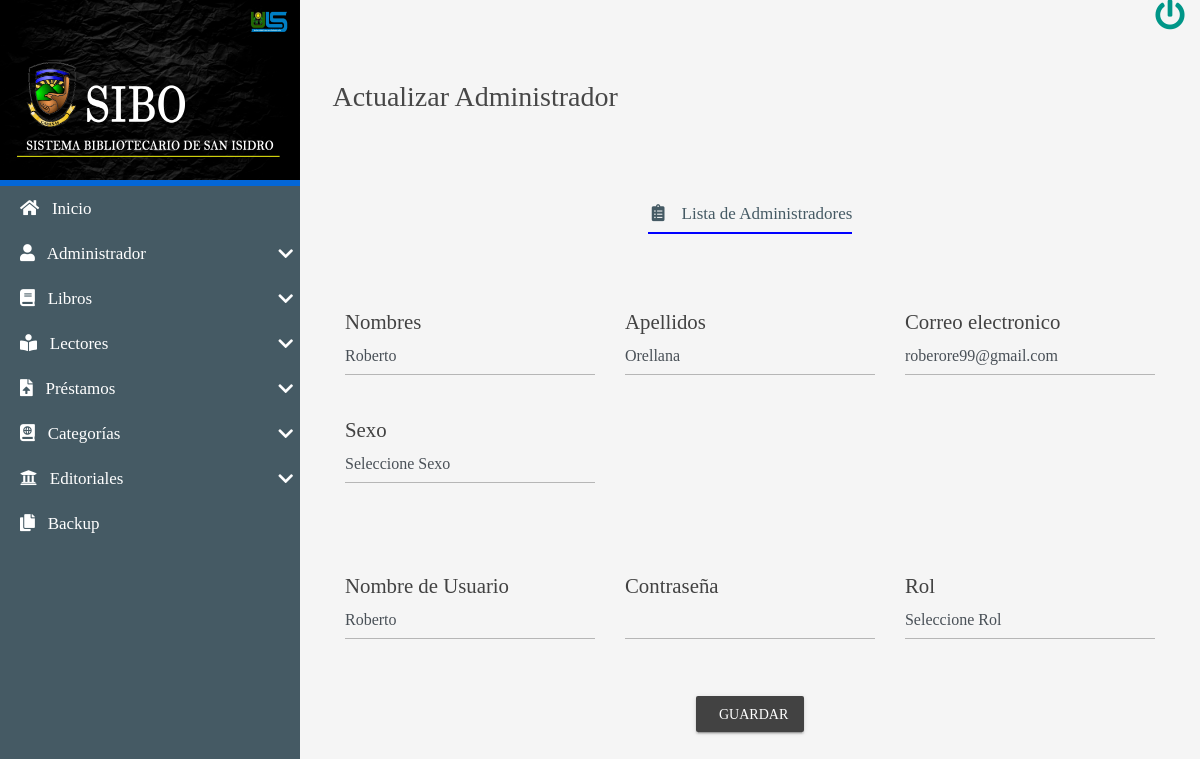
Page /CRUD/UPDATE/ActualizarAdmin.php?id=3 (signed in) on the earlier database version.
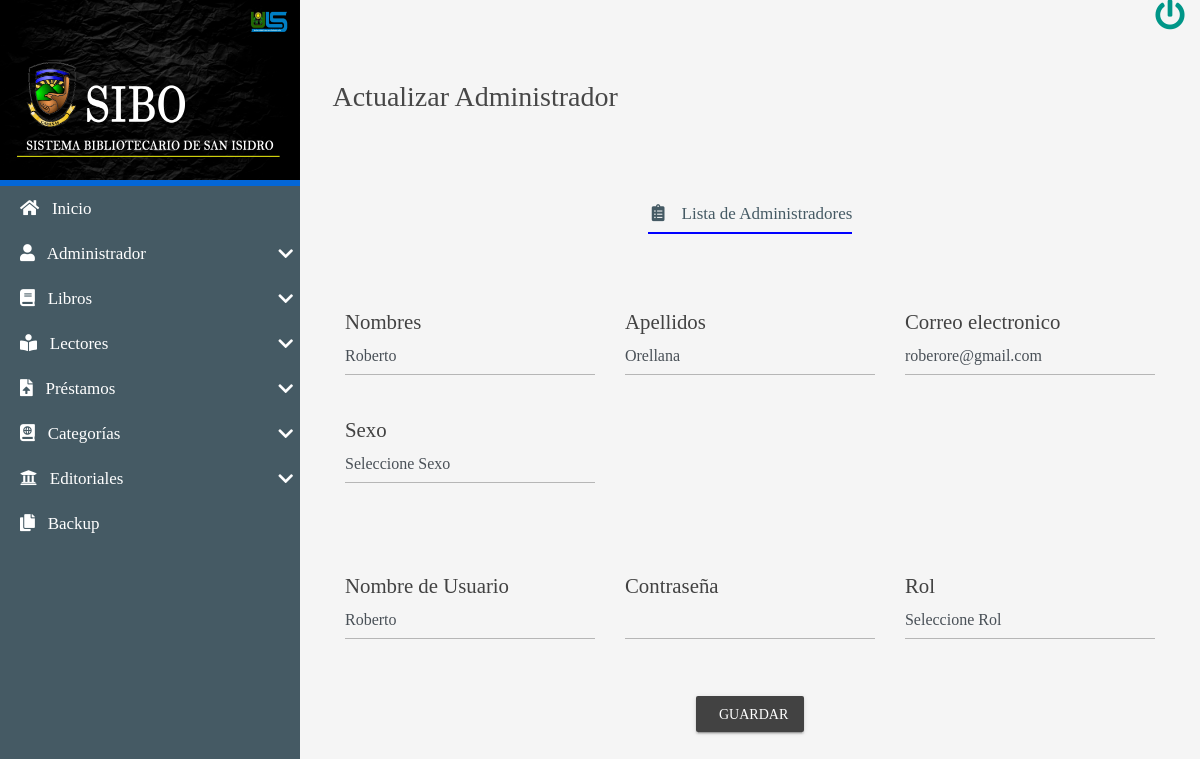
Same page on the later database version.
### tables this page shows
CREATE TABLE `administradores` (
  `idAdmin` int(8) NOT NULL AUTO_INCREMENT,
  `DUI` varchar(10) NOT NULL,
  `adminNombre` varchar(250) NOT NULL,
  `adminApellido` varchar(250) NOT NULL,
  `sexo` varchar(15) NOT NULL,
  `email` varchar(100) NOT NULL,
  `fechaRegistro` date NOT NULL DEFAULT current_timestamp(),
  `usuario` varchar(45) NOT NULL,
  `contraseña` varchar(45) NOT NULL,
  `rol` int(8) NOT NULL,
  PRIMARY KEY (`idAdmin`),
  KEY `rol` (`rol`),
  CONSTRAINT `administradores_ibfk_1` FOREIGN KEY (`rol`) REFERENCES `rol` (`id`) ON DELETE CASCADE ON UPDATE CASCADE
);

### CRUD/UPDATE/ActualizarAdmin.php (the view, shortened to what the changed rows need)
<?php
include'../../BD/conexionBD.php';
$iduser=$_REQUEST['id'];
$sql=mysqli_query($mysqli,"SELECT * FROM administradores  where idAdmin=$iduser");
$result_sql=mysqli_num_rows($sql);
if ($result_sql==0) {
   header('Location:../READ/ListAdmin.php');
}else{
    while ($data=mysqli_fetch_array($sql)) {
    	$nombrer=$data['adminNombre'];
    	$apellidor=$data['adminApellido'];
    	$correor=$data['email'];
    	$usuarior=$data['usuario'];
    }
}
 ?>
<html lang="es">
<head>
	<?php
	include'../../INCLUDES/link2.php';
	?>
</head>
<body>
	<main class="full-box main-container">
		<section class="full-box page-content">
			<div class="container-fluid">
				<form action="" class="form-neon"  method="POST" >
					<fieldset>
						<div class="container-fluid">
							<div class="row">
								<div class="col-12 col-md-4">
									<div class="form-group">
										<label for="adminNombre" class="bmd-label text-dark">Nombres</label><br>
										<input type="text" pattern="[a-zA-ZáéíóúÁÉÍÓÚñÑ ]{1,35}" class="form-control" name="adminNombre" id="adminNombre" value="<?php echo $nombrer; ?>" required>
									</div>
								</div>
								<div class="col-12 col-md-4">
									<div class="form-group">
										<label for="adminApellido" class="bmd-label text-dark">Apellidos</label><br>
										<input type="text" pattern="[a-zA-ZáéíóúÁÉÍÓÚñÑ ]{1,35}" class="form-control" name="adminApellido" id="adminApellido" value="<?php echo $apellidor; ?>" required>
									</div>
								</div>
								<div class="col-12 col-md-4">
									<div class="form-group">
										<label for="email" class="bmd-label text-dark">Correo electronico</label><br>
										<input type="email" class="form-control" name="email" id="email" value="<?php echo $correor; ?>">
									</div>
								</div>
							</div>
						</div>
					</fieldset>
					<br><br>
					<fieldset>
						<div class="container-fluid">
							<div class="row">
								<div class="col-12 col-md-4">
									<div class="form-group">
										<label for="usuario" class="bmd-label text-dark">Nombre de Usuario</label><br>
										<input type="text" pattern="[a-zA-ZáéíóúÁÉÍÓÚñÑ,0-9 ]{1,35}" class="form-control" name="usuario" id="usuario" value="<?php echo $usuarior; ?>" required>
									</div>
								</div>
							</div>
						</div>
					</fieldset>
				</form>
			</div>
		</section>
	</main>
</body>
</html>

Differences in the rows shown:
changed administradores "Roberto": email "roberore99@gmail.com" → "roberore@gmail.com"
